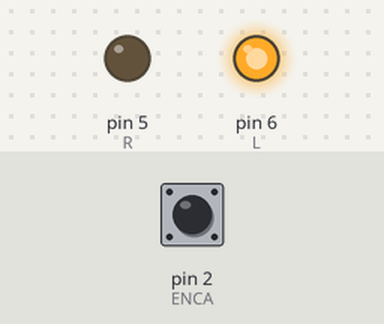
Recording of a sketch running on a simulated Arduino Uno, built with avr-gcc and run on an emulated ATmega328P. On the bench: output pins drawn as LEDs (lit = HIGH). The inputs (shaded band) are chosen by the test bench; at power-on: pin 2 (ENCA) HIGH. What the sketch prints to the serial monitor is not drawn.

Above: at 0.1 s.
At 7.7 s:
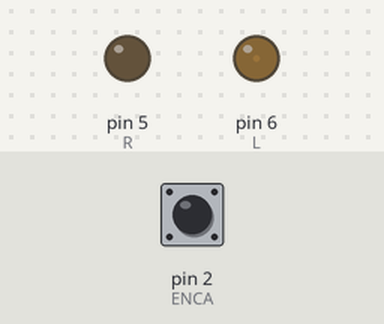
At 9.5 s:
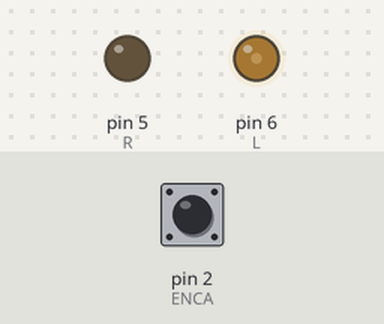
At 22.1 s:
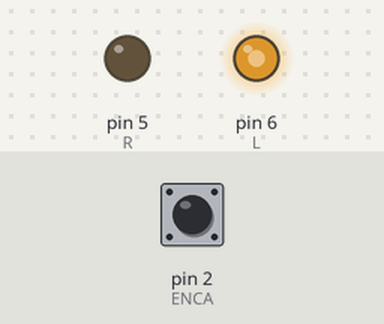
Timing chart, 0 to 39.9 s (numbered marks = the images above):
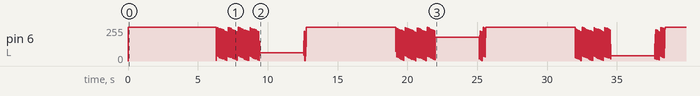

The sketch:

Speed_control_V2.ino
```cpp
#include <util/atomic.h>

#define ENCA 2
#define ENCB 3
#define R 5
#define L 6
float pre_e ;
long prevT= 0;
int posPrev = 0;
volatile int pos_i = 0;

float v1Filt = 0;
float v1Prev = 0;
float eintergral;
void setup(){
  Serial.begin(9600);
  pinMode(ENCA,INPUT_PULLUP);
  pinMode(ENCB,INPUT_PULLUP);
  pinMode(R,OUTPUT);
  pinMode(L,OUTPUT);
  attachInterrupt(0,readEncoder,RISING);
  }

 void loop(){


  int pos = 0;
  ATOMIC_BLOCK(ATOMIC_RESTORESTATE){
    pos = pos_i;
  }

  long currT = micros();
  float deltaT = ((float)(currT-prevT))/1.0e6;
  float veloc = (pos - posPrev)/deltaT;
  posPrev = pos;
  prevT = currT;

  float v1 = veloc/500*60;
  v1Filt = 0.854*v1Filt + 0.0728*v1 + 0.0728*v1Prev;
  v1Prev = v1;

  float vt = 1000*(sin(currT/1e6)>0);

float kp = 1;
float ki = 10;
float kd = 0;
  float e = vt-v1Filt;
  eintergral += e*deltaT;
  float u = kp*e+ki*eintergral+kd*(e - pre_e);

  pre_e = e;
  int dir = -1;
  if(u<0){
    dir = 1;
  }
  int pwr = (int) fabs(u);
  if(pwr > 255){
    pwr = 255;
  }
  setMotor(dir,pwr,R,L);
  Serial.print(vt);
  Serial.print(" ");
  Serial.println(v1Filt);

 }

void setMotor(int dir , int pwmVal,int in1,int in2){
  if (dir == 1){
    analogWrite(in1,pwmVal);
    analogWrite(in2,0);
  }
  if (dir == -1){
    analogWrite(in1,0);
    analogWrite(in2,pwmVal);
  }
  else{
    analogWrite(in1,0);
    analogWrite(in2,0);
  }
}

void readEncoder(){
  if (digitalRead(ENCB) == 0){
    pos_i--;
  }else{pos_i++;}
}
```
